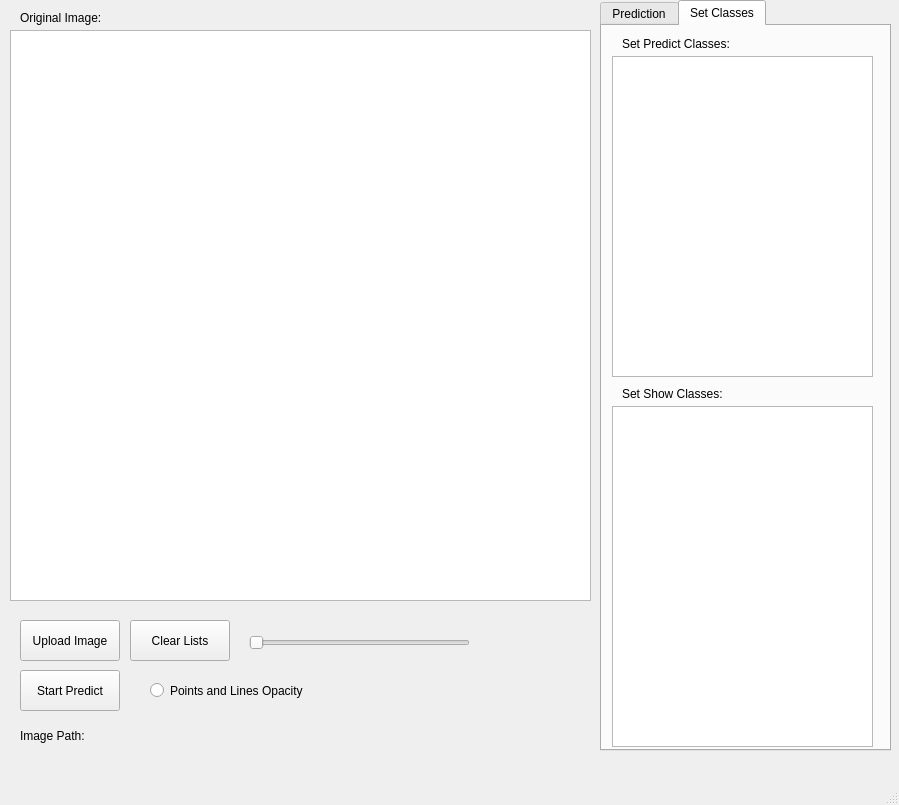
<?xml version="1.0" encoding="UTF-8"?>
<ui version="4.0">
 <class>MainWindow</class>
 <widget class="QMainWindow" name="MainWindow">
  <property name="geometry">
   <rect>
    <x>0</x>
    <y>0</y>
    <width>899</width>
    <height>805</height>
   </rect>
  </property>
  <property name="windowTitle">
   <string>MainWindow</string>
  </property>
  <widget class="QWidget" name="centralwidget">
   <widget class="QPushButton" name="button_upload_img">
    <property name="geometry">
     <rect>
      <x>20</x>
      <y>620</y>
      <width>100</width>
      <height>41</height>
     </rect>
    </property>
    <property name="text">
     <string>Upload Image</string>
    </property>
   </widget>
   <widget class="QLabel" name="label_img_path">
    <property name="geometry">
     <rect>
      <x>20</x>
      <y>720</y>
      <width>81</width>
      <height>31</height>
     </rect>
    </property>
    <property name="text">
     <string>Image Path:</string>
    </property>
   </widget>
   <widget class="QLabel" name="view_img_path">
    <property name="geometry">
     <rect>
      <x>100</x>
      <y>720</y>
      <width>491</width>
      <height>31</height>
     </rect>
    </property>
    <property name="text">
     <string/>
    </property>
   </widget>
   <widget class="QGraphicsView" name="view_image_ploygon">
    <property name="geometry">
     <rect>
      <x>10</x>
      <y>30</y>
      <width>581</width>
      <height>571</height>
     </rect>
    </property>
   </widget>
   <widget class="QPushButton" name="button_predict">
    <property name="geometry">
     <rect>
      <x>20</x>
      <y>670</y>
      <width>100</width>
      <height>41</height>
     </rect>
    </property>
    <property name="text">
     <string>Start Predict</string>
    </property>
   </widget>
   <widget class="QLabel" name="show_oroginal_img">
    <property name="geometry">
     <rect>
      <x>20</x>
      <y>10</y>
      <width>101</width>
      <height>16</height>
     </rect>
    </property>
    <property name="text">
     <string>Original Image:</string>
    </property>
   </widget>
   <widget class="QPushButton" name="button_clear_lists">
    <property name="geometry">
     <rect>
      <x>130</x>
      <y>620</y>
      <width>100</width>
      <height>41</height>
     </rect>
    </property>
    <property name="text">
     <string>Clear Lists</string>
    </property>
   </widget>
   <widget class="QSlider" name="slider_polygon_opacity">
    <property name="geometry">
     <rect>
      <x>249</x>
      <y>630</y>
      <width>221</width>
      <height>25</height>
     </rect>
    </property>
    <property name="orientation">
     <enum>Qt::Horizontal</enum>
    </property>
   </widget>
   <widget class="QRadioButton" name="radioButton_points_lines_opacity">
    <property name="geometry">
     <rect>
      <x>150</x>
      <y>670</y>
      <width>181</width>
      <height>41</height>
     </rect>
    </property>
    <property name="text">
     <string>Points and Lines Opacity</string>
    </property>
   </widget>
   <widget class="QTabWidget" name="tab_show_data">
    <property name="enabled">
     <bool>true</bool>
    </property>
    <property name="geometry">
     <rect>
      <x>600</x>
      <y>0</y>
      <width>291</width>
      <height>751</height>
     </rect>
    </property>
    <property name="font">
     <font>
      <bold>false</bold>
     </font>
    </property>
    <property name="cursor">
     <cursorShape>ArrowCursor</cursorShape>
    </property>
    <property name="layoutDirection">
     <enum>Qt::LeftToRight</enum>
    </property>
    <property name="currentIndex">
     <number>1</number>
    </property>
    <widget class="QWidget" name="tab">
     <attribute name="title">
      <string>Prediction</string>
     </attribute>
     <widget class="QLabel" name="show_clicked_points">
      <property name="geometry">
       <rect>
        <x>20</x>
        <y>10</y>
        <width>101</width>
        <height>16</height>
       </rect>
      </property>
      <property name="text">
       <string>Click Points:</string>
      </property>
     </widget>
     <widget class="QListWidget" name="list_clicked_points">
      <property name="geometry">
       <rect>
        <x>10</x>
        <y>30</y>
        <width>261</width>
        <height>321</height>
       </rect>
      </property>
     </widget>
     <widget class="QLabel" name="show_detected_objects">
      <property name="geometry">
       <rect>
        <x>20</x>
        <y>360</y>
        <width>111</width>
        <height>16</height>
       </rect>
      </property>
      <property name="text">
       <string>Detected Objects:</string>
      </property>
     </widget>
     <widget class="QListWidget" name="list_detected_objects">
      <property name="geometry">
       <rect>
        <x>10</x>
        <y>380</y>
        <width>261</width>
        <height>341</height>
       </rect>
      </property>
     </widget>
    </widget>
    <widget class="QWidget" name="tab_2">
     <attribute name="title">
      <string>Set Classes</string>
     </attribute>
     <widget class="QLabel" name="show_predct_classes">
      <property name="geometry">
       <rect>
        <x>20</x>
        <y>10</y>
        <width>241</width>
        <height>16</height>
       </rect>
      </property>
      <property name="text">
       <string>Set Predict Classes:</string>
      </property>
     </widget>
     <widget class="QListWidget" name="list_classes">
      <property name="geometry">
       <rect>
        <x>10</x>
        <y>380</y>
        <width>261</width>
        <height>341</height>
       </rect>
      </property>
     </widget>
     <widget class="QLabel" name="show_objects">
      <property name="geometry">
       <rect>
        <x>20</x>
        <y>360</y>
        <width>241</width>
        <height>16</height>
       </rect>
      </property>
      <property name="text">
       <string>Set Show Classes:</string>
      </property>
     </widget>
     <widget class="QListWidget" name="list_predict_classes">
      <property name="geometry">
       <rect>
        <x>10</x>
        <y>30</y>
        <width>261</width>
        <height>321</height>
       </rect>
      </property>
     </widget>
    </widget>
   </widget>
  </widget>
  <widget class="QStatusBar" name="statusbar"/>
  <widget class="QMenuBar" name="menubar">
   <property name="geometry">
    <rect>
     <x>0</x>
     <y>0</y>
     <width>899</width>
     <height>24</height>
    </rect>
   </property>
  </widget>
 </widget>
 <resources/>
 <connections/>
</ui>
